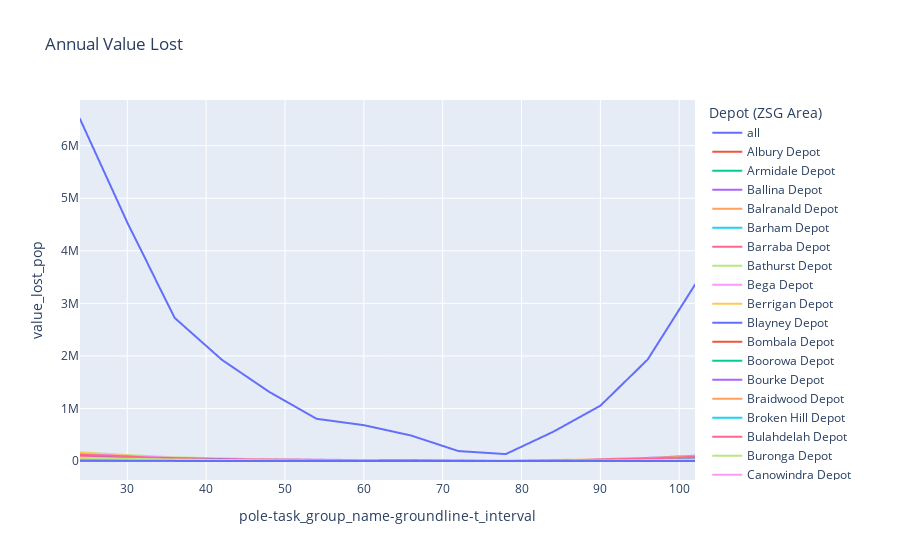

Notebook cell for this chart:
### Markdown cell above
## Combine the models together

### Code cell
#Combine the two files together
df_result = pd.merge(df_pop, df_total, on=sens_var)

# Calculte the value lost across the population
df_result['value_lost_pop'] = df_result['value_lost'] * df_result['asset_count']

# Caculate the value lost across ignoring sub populations
df_all = df_result.groupby(by=x_axis).sum()[['value_lost', 'value_lost_pop']].reset_index()
df_all[agg_cols] = "all"

# Calculate the value lost within sub populations
by = [x_axis] + agg_cols
df_agg = df_result.groupby(by=by).sum()[['value_lost', 'value_lost_pop']].reset_index()

# Combine them together
df_all = df_all.append(df_agg)

# Plot the results
make_value_lost_fig(df_all, x_axis=x_axis, y_axis='value_lost_pop', legend =agg_cols[0], title=f'Annual Value Lost')
